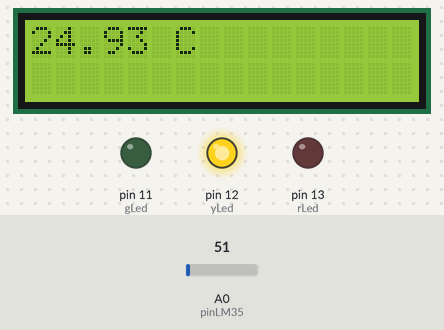
This sketch was run on a simulated Arduino Uno, built with avr-gcc and run on an emulated ATmega328P. Shown: 16×2 character LCD, output pins drawn as LEDs (lit = HIGH). The inputs (shaded band) are chosen by the test bench; at power-on: A0 (pinLM35) = 51.

Above: at 1.2 s.
1.3 s: A0 (pinLM35) set to 37
At 2.4 s:
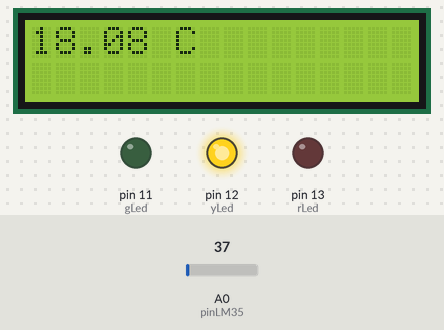
2.8 s: A0 (pinLM35) set to 31
At 3.2 s:
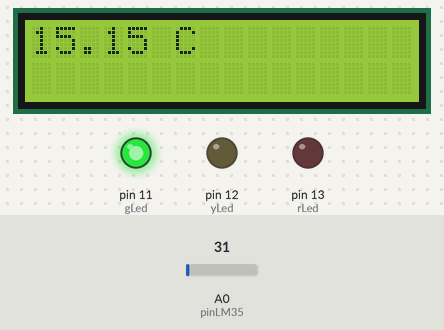
4.3 s: A0 (pinLM35) set to 15
At 4.7 s:
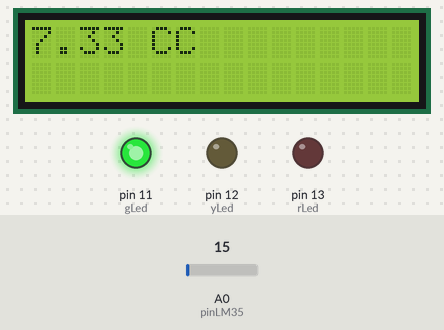
5.8 s: A0 (pinLM35) set to 71
At 6.2 s:
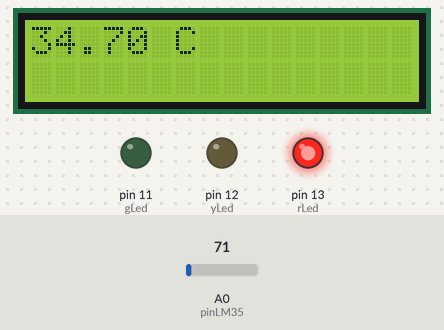
Timing chart, 0 to 8.3 s (numbered marks = the images above; inputs shaded):
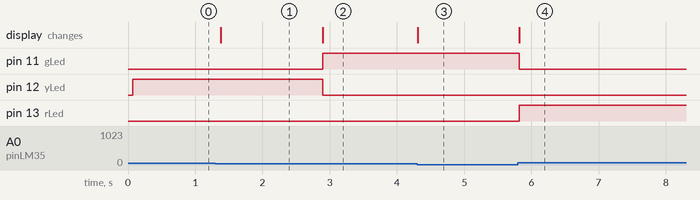

The sketch:

Week7_Thuchanh2_Bai4_c.ino
```cpp
#include <Wire.h>
#include <LiquidCrystal_I2C.h>

#define pinLM35 A0

#define gLed 11
#define yLed 12
#define rLed 13

LiquidCrystal_I2C lcd(0x27, 16, 2);

int typeShow = 0;

void setup() {
  pinMode(pinLM35, INPUT);
  pinMode(gLed, OUTPUT);
  pinMode(yLed, OUTPUT);
  pinMode(rLed, OUTPUT);
  lcd.init();
  Serial.begin(9600);
}

void loop() {
  // Đọc giá trị từ cảm biến LM35
  int rawValue = analogRead(pinLM35);
  float voltage = rawValue * (5.0 / 1023.0);
  float temp = voltage * 100.0;

  lcd.backlight();
  lcd.setCursor(0, 0);
  lcd.print(temp);
  lcd.print(" C");

  if(temp < 17){
    digitalWrite(gLed, 1);
    digitalWrite(yLed, 0);
    digitalWrite(rLed, 0);
  } else if(temp >= 17 && temp <= 30){
    digitalWrite(gLed, 0);
    digitalWrite(yLed, 1);
    digitalWrite(rLed, 0);
  } else if(temp > 30) {
    digitalWrite(gLed, 0);
    digitalWrite(yLed, 0);
    digitalWrite(rLed, 1);
  }

  delay(100);
}
```

Measured:
- the behaviour switches between 35 and 34 on A0 (pinLM35) (found by bisection; images 1 and 2)
- after the input at 1.3 s, the display: changes after 0.08 s (image 1)
- after the input at 2.8 s, pin 11 (gLed): LOW → HIGH after 0.10 s; pin 12 (yLed): HIGH → LOW after 0.10 s; the display: changes after 0.10 s (image 2)
- after the input at 4.3 s, the display: changes at once (image 3)
- after the input at 5.8 s, pin 11 (gLed): HIGH → LOW at once; pin 13 (rLed): LOW → HIGH at once; the display: changes at once (image 4)
